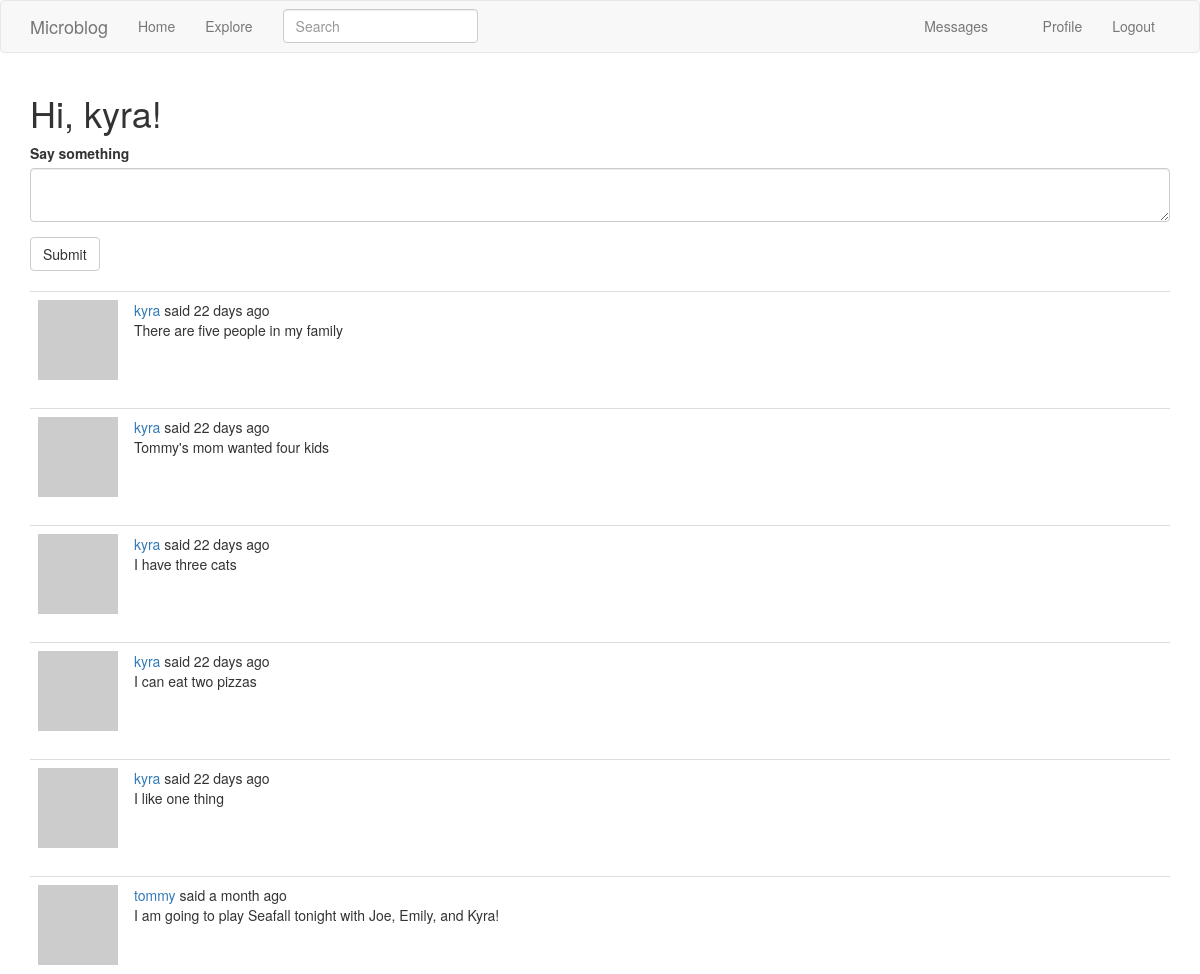
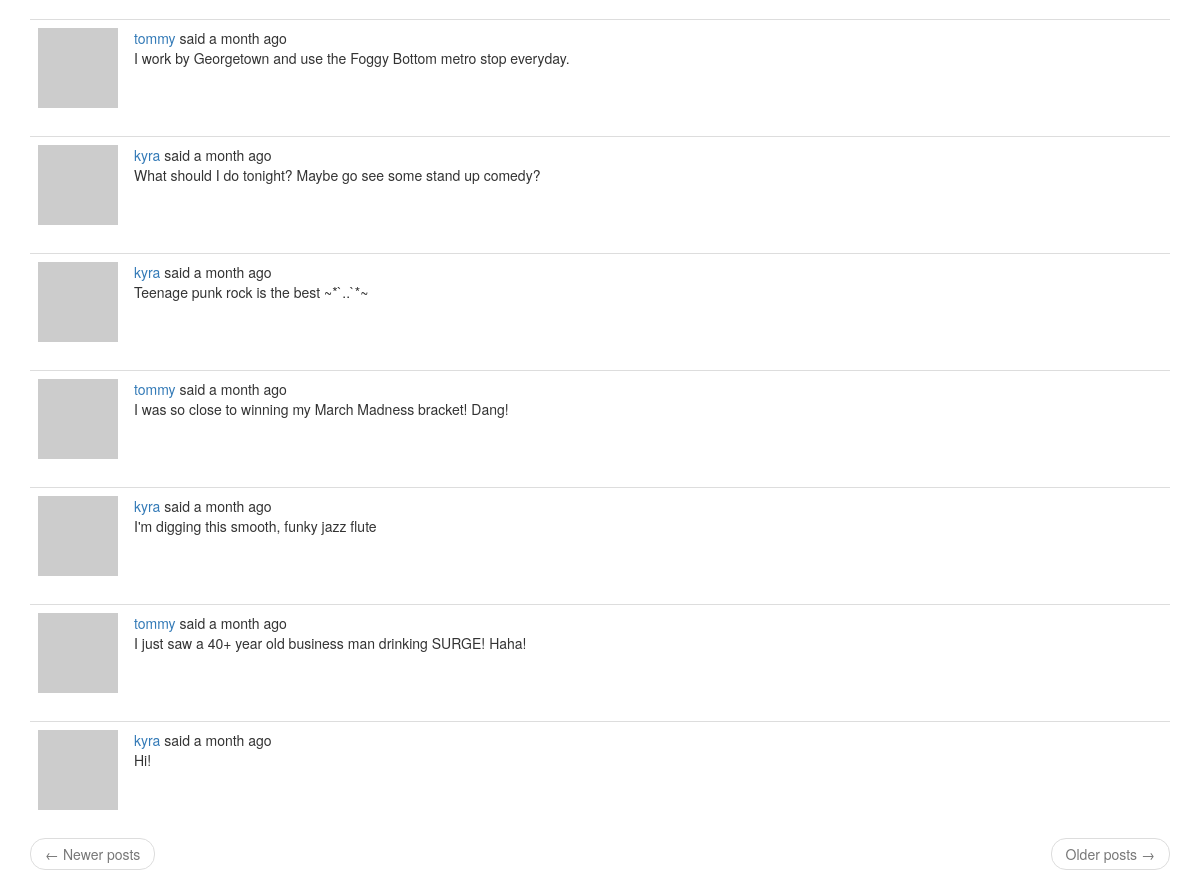
The page /index (signed in) on the database its author committed (2 pictures, top to bottom).
### app/models.py (models this page shows, shortened)
class User(UserMixin, db.Model):
    id = db.Column(db.Integer, primary_key=True)
    username = db.Column(db.String(64), index=True, unique=True)
    email = db.Column(db.String(120), index=True, unique=True)
    password_hash = db.Column(db.String(128))
    posts = db.relationship('Post', backref='author', lazy='dynamic')
    about_me = db.Column(db.String(140))
    last_seen = db.Column(db.DateTime, default=datetime.utcnow)
    followed = db.relationship(
        'User', secondary=followers,
        primaryjoin=(followers.c.follower_id == id),
        secondaryjoin=(followers.c.followed_id == id),
        backref=db.backref('followers', lazy='dynamic'), lazy='dynamic')
    messages_sent = db.relationship('Message', foreign_keys='Message.sender_id', backref='author', lazy='dynamic')
    messages_received = db.relationship(
        'Message', foreign_keys='Message.recipient_id', backref='recipient', lazy='dynamic')
    last_message_read_time = db.Column(db.DateTime)
    notifications = db.relationship('Notification', backref='user', lazy='dynamic')
    def avatar(self, size):
        digest = md5(self.email.lower().encode('utf-8')).hexdigest()
        return 'https://www.gravatar.com/avatar/{}?d=identicon&s={}'.format(
            digest, size)
    def followed_posts(self):
        followed = Post.query.join(
            followers, (followers.c.followed_id == Post.user_id)).filter(
                followers.c.follower_id == self.id)
        own = Post.query.filter_by(user_id=self.id)
        return followed.union(own).order_by(Post.timestamp.desc())
    def new_messages(self):
        last_read_time = self.last_message_read_time or datetime(1900, 1, 1)
        return Message.query.filter_by(recipient=self).filter(Message.timestamp > last_read_time).count()

class SearchableMixin():
    @classmethod
    def before_commit(cls, session):
        session._changes = {
            'add': [obj for obj in session.new if isinstance(obj, cls)],
            'update': [obj for obj in session.dirty if isinstance(obj, cls)],
            'delete': [obj for obj in session.deleted if isinstance(obj, cls)]
        }
    @classmethod
    def after_commit(cls, session):
        for obj in session._changes['add']:
            add_to_index(cls.__tablename__, obj)
        for obj in session._changes['update']:
            add_to_index(cls.__tablename__, obj)
        for obj in session._changes['delete']:
            remove_from_index(cls.__tablename__, obj)
        session._changes = None

class Post(SearchableMixin, db.Model):
    __searchable__=['body']
    id = db.Column(db.Integer, primary_key=True)
    body = db.Column(db.String(140))
    timestamp = db.Column(db.DateTime, index=True, default=datetime.utcnow)
    user_id = db.Column(db.Integer, db.ForeignKey('user.id'))

### app/main/routes.py (the view)
@bp.route('/', methods=['GET', 'POST'])
@bp.route('/index', methods=['GET', 'POST'])
@login_required
def index():
    form = PostForm()
    if form.validate_on_submit():
        post = Post(body=form.post.data, author=current_user)
        db.session.add(post)
        db.session.commit()
        flash('Your post is now live!')
        return redirect(url_for('main.index'))
    page = request.args.get('page', 1, type=int)
    posts = current_user.followed_posts().paginate(page, current_app.config['POSTS_PER_PAGE'], False)
    next_url = url_for('main.index', page=posts.next_num) \
        if posts.has_next else None
    prev_url = url_for('main.index', page=posts.prev_num) \
        if posts.has_next else None
    return render_template('index.html', title='Home', form=form, posts=posts.items, next_url=next_url, prev_url=prev_url)

### app/main/forms.py
class SearchForm(FlaskForm):
    q = StringField('Search', validators=[DataRequired()])
    def __init__(self, *args, **kwargs):
        if 'formdata' not in kwargs:
            kwargs['formdata'] = request.args
        if 'csrf_enabled' not in kwargs:
            kwargs['csrf_enabled'] = False
        super(SearchForm, self).__init__(*args, **kwargs)

class PostForm(FlaskForm):
    post = TextAreaField('Say something', validators=[DataRequired(), Length(min=1, max=140)])
    submit = SubmitField('Submit')

### app/main/routes.py (called while the page is built)
@bp.before_request
def before_request():
    if current_user.is_authenticated:
        current_user.last_seen = datetime.utcnow()
        db.session.commit()
        g.search_form = SearchForm()

### app/models.py (called while the page is built)
@login.user_loader
def load_user(id):
    return User.query.get(int(id))

### app/templates/index.html
{% extends "base.html" %}
{% import 'bootstrap/wtf.html' as wtf %}
{% block app_content %}
    <h1>Hi, {{ current_user.username }}!</h1>
    {% if form %}
        {{ wtf.quick_form(form) }}
        <br>
    {% endif %}
    {% for post in posts %}
        {% include '_post.html' %}
    {% endfor %}
    <nav aria-label="...">
        <ul class="pager">
            <li class="previous{% if not prev_url %} disabled{% endif %}">
                <a href="{{ prev_url or '#' }}">
                    <span aria-hidden="true">&larr;</span> Newer posts
                </a>
            </li>
            <li class="next{% if not next_url %} disabled{% endif %}">
                <a href="{{ next_url or '#' }}">
                    Older posts
                    <span aria-hidden="true">&rarr;</span>
                </a>
            </li>
        </ul>
    </nav>
{% endblock %}

### app/templates/_post.html (shortened to what this page needs)
<table class="table table-hover">
    <tr>
        <td width="70px">
            <a href="{{ url_for('main.user', username=post.author.username) }}">
                <img src="{{ post.author.avatar(70) }}" />
            </a>
        </td>
        <td>
            {{ _('%(username)s said %(when)s', username=user_link, when=moment(post.timestamp).fromNow()) }}
            <br>
            {{ post.body }}
        </td>
    </tr>
</table>

### rows shown on the page
User: username "kyra"
Post: body "There are five people in my family"
Post: body "Tommy's mom wanted four kids"
Post: body "I have three cats"
Post: body "I can eat two pizzas"
Post: body "I like one thing"
Post: body "I am going to play Seafall tonight with Joe, Emily, and Kyra!"
Post: body "I work by Georgetown and use the Foggy Bottom metro stop everyday."
Post: body "What should I do tonight? Maybe go see some stand up comedy?"
Post: body "Teenage punk rock is the best ~*`..`*~"
Post: body "I was so close to winning my March Madness bracket! Dang!"
Post: body "I'm digging this smooth, funky jazz flute"
Post: body "I just saw a 40+ year old business man drinking SURGE! Haha!"
Post: body "Hi!"
